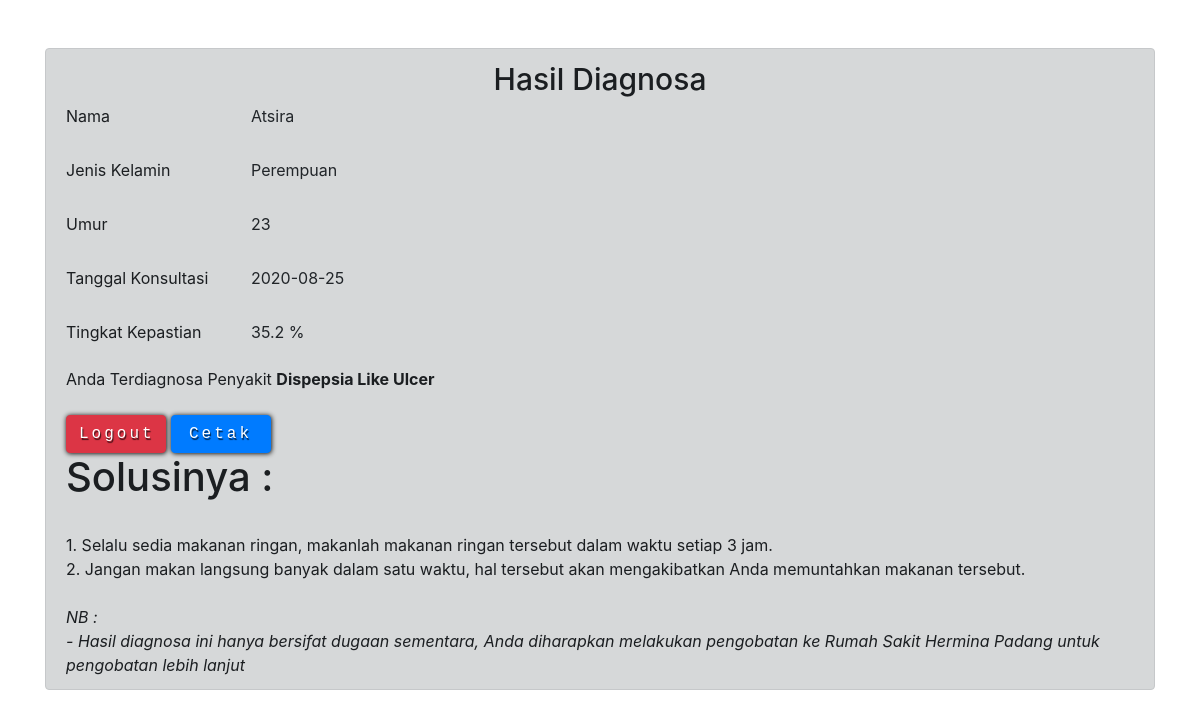
Page /user/hasil_konsultasi.php (signed in) on the committed database.
### tables this page shows
CREATE TABLE `hasil_konsul` (
  `id` int(11) NOT NULL,
  `kode_diagnosa` varchar(255) NOT NULL,
  `nama` varchar(50) NOT NULL,
  `jk` varchar(20) NOT NULL,
  `umur` varchar(10) NOT NULL,
  `tgl` varchar(25) NOT NULL,
  `tingkat_kepastian` varchar(11) NOT NULL,
  `kode_solusi` varchar(10) NOT NULL
);

CREATE TABLE `solusi` (
  `id` int(11) NOT NULL,
  `kode_solusi` varchar(10) NOT NULL,
  `ket_solusi` varchar(2555) NOT NULL,
  `nm_penyakit` varchar(100) NOT NULL
);

### user/assets/module/koneksi.php (called while the page is built)
<?php
$conn = mysqli_connect("localhost", "root", "", "db_pencernaan");
function query($query)
{
	global $conn;
	$result = mysqli_query($conn, $query);
	$rows = [];
	while ($row = mysqli_fetch_assoc($result)) {
		$rows[] = $row;
	}
	return $rows;
}

### user/hasil_konsultasi.php (the view, shortened to what this page needs)
<?php
require 'assets/module/koneksi.php';
$hasil_konsul = query("SELECT * FROM hasil_konsul ORDER BY id DESC")[0];
$solusi1 = query("SELECT * FROM solusi WHERE kode_solusi = 'S01'")[0];
$solusi2 = query("SELECT * FROM solusi WHERE kode_solusi = 'S02'")[0];
$solusi3 = query("SELECT * FROM solusi WHERE kode_solusi = 'S03'")[0];
$solusi4 = query("SELECT * FROM solusi WHERE kode_solusi = 'S04'")[0];
$solusi5 = query("SELECT * FROM solusi WHERE kode_solusi = 'S05'")[0];
$solusi6 = query("SELECT * FROM solusi WHERE kode_solusi = 'S06'")[0];
$solusi7 = query("SELECT * FROM solusi WHERE kode_solusi = 'S07'")[0];
?>
<doctype html>
  <html lang="en">
  <head>
    <link rel="stylesheet" type="text/css" href="../assets/login.css">
    <link rel="stylesheet" href="../assets/css/bootstrap.min.css">
  </head>
  <body>
    <div class="container mt-5">
      <div class="alert alert-dark">
        <h1 class="konsul">Hasil Diagnosa</h1>
        <div class="form-group row">
          <label class="col-sm-2 col-form-label">Nama</label>
          <div class="col-sm-10">
            <input type="text" readonly class="form-control-plaintext" name="nama" value="<?= $hasil_konsul['nama']; ?>">
          </div>
        </div>
        <div class="form-group row">
          <label class="col-sm-2 col-form-label">Jenis Kelamin</label>
          <div class="col-sm-10">
            <input type="text" readonly name="jk" class="form-control-plaintext" value="<?= $hasil_konsul['jk']; ?>">
          </div>
        </div>
        <div class="form-group row">
          <label class="col-sm-2 col-form-label">Umur</label>
          <div class="col-sm-10">
            <input type="text" readonly name="umur" class="form-control-plaintext" value="<?= $hasil_konsul['umur']; ?>">
          </div>
        </div>
        <div class="form-group row">
          <label for="staticEmail" class="col-sm-2 col-form-label">Tanggal Konsultasi</label>
          <div class="col-sm-10">
            <input type="text" readonly name="tgl" class="form-control-plaintext" value="<?= $hasil_konsul['tgl']; ?>">
          </div>
        </div>
        <div class="form-group row">
          <label for="staticEmail" class="col-sm-2 col-form-label">Tingkat Kepastian</label>
          <div class="col-sm-10">
            <input type="text" readonly name="tgl" class="form-control-plaintext" value="<?= $hasil_konsul['tingkat_kepastian']; ?> %">
          </div>
        </div>
        <?php
        if ($hasil_konsul['kode_solusi'] == '0') {
          echo "";
        } elseif ($hasil_konsul['kode_solusi'] == 'S01') {
          echo "Anda Terdiagnosa Penyakit ";
          echo "<b>Dispepsia Fungsional</b> <br><br>";
        } elseif ($hasil_konsul['kode_solusi'] == 'S02') {
          echo "Anda Terdiagnosa Penyakit ";
          echo "<b>Dispepsia Like Ulcer</b> <br><br>";
        } elseif ($hasil_konsul['kode_solusi'] == 'S03') {
          echo "Anda Terdiagnosa Penyakit ";
          echo "<b>Dispepsia Tipe Dismotility</b> <br><br>";
        } elseif ($hasil_konsul['kode_solusi'] == 'S04') {
          echo "Anda Terdiagnosa Penyakit ";
          echo "<b>Tukak Lambung</b> <br><br>";
        } elseif ($hasil_konsul['kode_solusi'] == 'S05') {
          echo "Anda Terdiagnosa Penyakit ";
          echo "<b>Diare tanpa dehidrasi</b> <br><br>";
        } elseif ($hasil_konsul['kode_solusi'] == 'S06') {
          echo "Anda Terdiagnosa Penyakit ";
          echo "<b>Diare dengan dehidrasi sedang</b> <br><br>";
        } elseif ($hasil_konsul['kode_solusi'] == 'S07') {
          echo "Anda Terdiagnosa Penyakit ";
          echo "<b>Diare dengan dehidrasi berat</b> <br><br>";
        }
        ?>
        <a class="btn btn-danger" style="width: 100px;" href="logout.php">Logout</a>
        <a class="btn btn-primary" style="width: 100px;" target="_blank" href="cetak.php?id=<?php echo $hasil_konsul['id'] ?>">Cetak</a>
        <h1>Solusinya :</h1><br>
        <?php
        if ($hasil_konsul['kode_solusi'] == 'S01') {
          echo $solusi1['ket_solusi'];
        } elseif ($hasil_konsul['kode_solusi'] == 'S02') {
          echo $solusi2['ket_solusi'];
        } elseif ($hasil_konsul['kode_solusi'] == 'S03') {
          echo $solusi3['ket_solusi'];
        } elseif ($hasil_konsul['kode_solusi'] == 'S04') {
          echo $solusi4['ket_solusi'];
        } elseif ($hasil_konsul['kode_solusi'] == 'S05') {
          echo $solusi5['ket_solusi'];
        } elseif ($hasil_konsul['kode_solusi'] == 'S06') {
          echo $solusi6['ket_solusi'];
        } elseif ($hasil_konsul['kode_solusi'] == 'S07') {
          echo $solusi7['ket_solusi'];
        } elseif ($hasil_konsul['tingkat_kepastian'] == '0') {
          echo "<h1>Tidak terdiagnosa</h1>";
        }
        ?>
        <div>
          <br>
          <i>NB :</i><br>
          <i>- Hasil diagnosa ini hanya bersifat dugaan sementara, Anda diharapkan melakukan pengobatan ke Rumah Sakit Hermina Padang untuk pengobatan lebih lanjut </i>
        </div>
      </div>
    </div>
  </body>
  </html>

### assets/login.css (style rules this page uses)
body { font-family: sans-serif; background-image: url("../img/bg.png"); background-size: cover; width: 100%; height: auto; margin: 0; padding: 0; }
.konsul { font-size: 30px; width: 400px; text-align: center; margin: auto; }
label { font-size: 11pt; }
.btn { background: rgb(139, 0, 140); color: white; font-size: 18px; width: 100%; border: none; border-radius: 10px 10px 10px 10px; padding: 10px 20px; cursor: pointer; box-shadow: 0.5px 0.5px 5px black; font-weight: bolder; font-family: monospace; letter-spacing: 3px; text-shadow: 1px 1.5px 1px rgba(0,0,0,.7); }

### rows in the picture
hasil_konsul: nama "Atsira", jk "Perempuan", umur "23", tgl "2020-08-25", tgl "35.2 %"
solusi: ket_solusi "1. Selalu sedia makanan ringan, makanlah makanan ringan tersebut dalam waktu setiap 3 jam. 2. Jangan makan langsung banyak dalam satu waktu, hal tersebut akan mengakibatkan Anda memuntahkan makanan tersebut."
